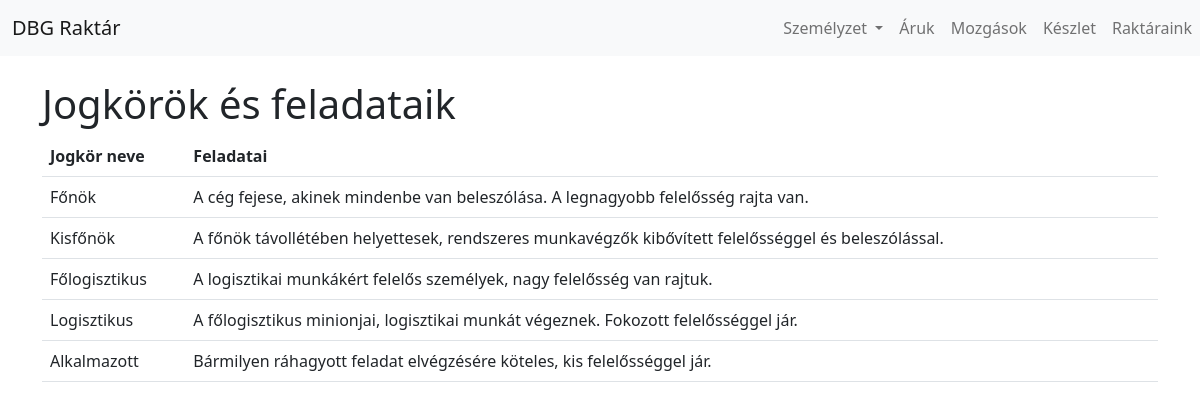
The app's page /feladatok.php with its own data.
### tables this page shows
CREATE TABLE `feladat` (
  `jogkor_nev` varchar(30) NOT NULL,
  `feladat` varchar(500) NOT NULL
);

### use/u_dao.php (called while the page is built, shortened)
<?php
function db_kapcsolat() {
	$host = "localhost";
	$uname = "root";
	$database = "raktar";
	$db = mysqli_connect($host, $uname, "", $database);
	mysqli_set_charset($db, 'utf8');
	return $db;
}
function feladatok_lekerdez() {
	if(!($db = db_kapcsolat())) {
		return false;
	}
	$q = "SELECT * FROM feladat
	INNER JOIN jogkor
	ON feladat.jogkor_nev = jogkor.nev
	ORDER BY jogkor.prioritas DESC";
	$res = mysqli_query($db, $q);
	return $res;
}

### feladatok.php (the view, shortened to what this page needs)
<?php
include_once('use/u_dao.php');
?>
<!doctype html>
<html lang="hu">
<head>
	<?php include_once('use/head_imports.php'); ?>
</head>
<body>
<?php include_once('use/navbar.php'); ?>
<br>
<div class="container">
	<h1>Jogkörök és feladataik</h1>
</div>
<div class="container">
	<table class="table">
		<tr>
			<th>Jogkör neve</th>
			<th>Feladatai</th>
		</tr>
	<?php
		$feladatok = feladatok_lekerdez();
		while($fetch = mysqli_fetch_assoc($feladatok)) {
			echo '<tr>';
			echo '<td>'. $fetch['jogkor_nev'].'</td>';
			echo '<td>'. $fetch["feladat"] .'</td>';
			echo '</tr>';
		}
	?>
</table>
</body>
</html>

### records on screen
feladat: jogkor_nev "Főnök", feladat "A cég fejese, akinek mindenbe van beleszólása. A legnagyobb felelősség rajta van."
feladat: jogkor_nev "Kisfőnök", feladat "A főnök távollétében helyettesek, rendszeres munkavégzők kibővített felelősséggel és beleszólással."
feladat: jogkor_nev "Főlogisztikus", feladat "A logisztikai munkákért felelős személyek, nagy felelősség van rajtuk."
feladat: jogkor_nev "Logisztikus", feladat "A főlogisztikus minionjai, logisztikai munkát végeznek. Fokozott felelősséggel jár."
feladat: jogkor_nev "Alkalmazott", feladat "Bármilyen ráhagyott feladat elvégzésére köteles, kis felelősséggel jár."
